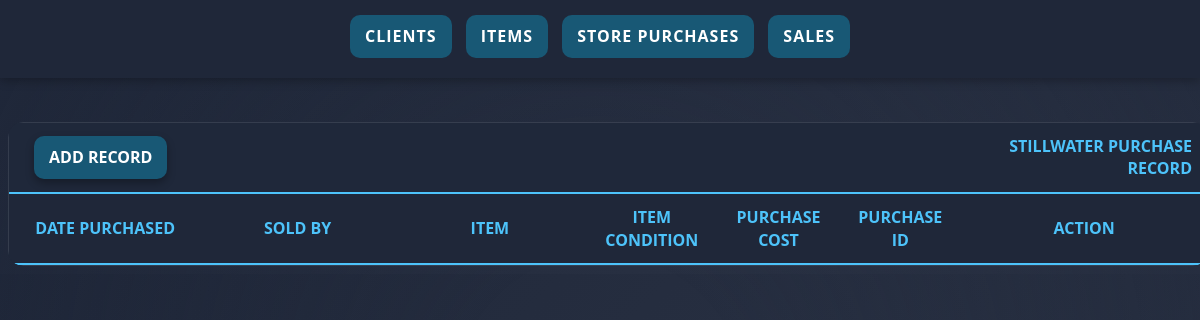
Page /htdocs/pt5_stillwaterDB/purchases.php on the earlier database version.
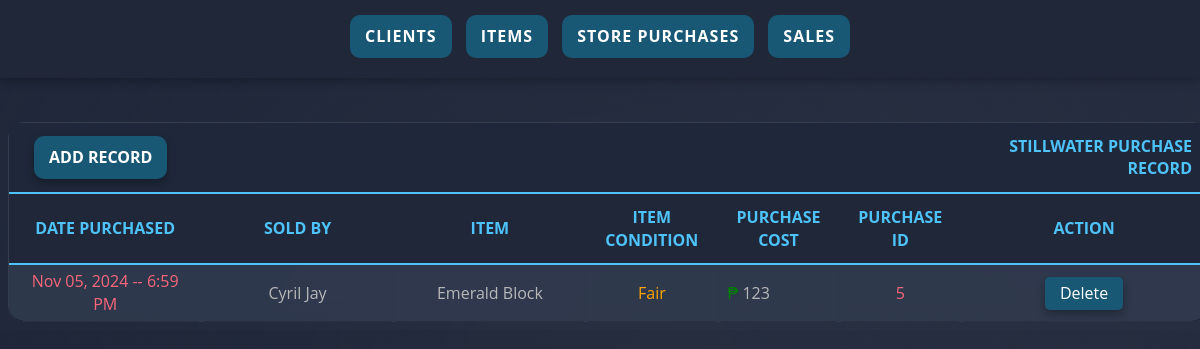
Same page on the later database version.
### tables this page shows
CREATE TABLE `purchases` (
  `purchase_id` bigint(20) unsigned NOT NULL AUTO_INCREMENT,
  `condition_at_purchase` text DEFAULT NULL,
  `p_cost` bigint(20) DEFAULT NULL,
  `p_date` datetime DEFAULT NULL,
  `item_num` int(11) DEFAULT NULL,
  `ClientNumber` bigint(20) unsigned DEFAULT NULL,
  PRIMARY KEY (`purchase_id`),
  KEY `Items_Purchases` (`item_num`),
  KEY `AllClients_Purchases` (`ClientNumber`),
  CONSTRAINT `purchases_ibfk_10` FOREIGN KEY (`ClientNumber`) REFERENCES `allclients` (`ClientNumber`),
  CONSTRAINT `purchases_ibfk_14` FOREIGN KEY (`item_num`) REFERENCES `items` (`item_num`) ON DELETE SET NULL ON UPDATE SET NULL
);

CREATE TABLE `allclients` (
  `ClientNumber` bigint(20) unsigned NOT NULL AUTO_INCREMENT,
  `givenName` varchar(100) DEFAULT NULL,
  `ClientAddress` varchar(255) DEFAULT NULL,
  `lastName` varchar(100) DEFAULT NULL,
  PRIMARY KEY (`ClientNumber`)
);

CREATE TABLE `items` (
  `item_num` int(11) NOT NULL AUTO_INCREMENT,
  `description` text DEFAULT NULL,
  `asking_price` bigint(20) DEFAULT NULL,
  `critiqued_comments` text DEFAULT NULL,
  `condition` text DEFAULT NULL,
  `item_type` text DEFAULT NULL,
  `is_sold` tinyint(1) DEFAULT 0,
  PRIMARY KEY (`item_num`)
);

### htdocs/pt5_stillwaterDB/purchases.php (the view, shortened to what this page needs)
<!DOCTYPE html>
<html lang="en">
<head>
    <link rel="stylesheet" href="css/style.css">
</head>
<body>
    <?php
    include("nav.php");
    include("database.php");
    $sql = "SELECT
            p.p_date,
            p.condition_at_purchase,
            p.p_cost,
            p.purchase_id,
            p.item_num,
            p.ClientNumber,
            i.description AS item_description,
            c.givenName,
            c.lastName
        FROM
            purchases p
        INNER JOIN
            items i ON p.item_num = i.item_num
        INNER JOIN
            allclients c ON p.ClientNumber = c.ClientNumber
        ORDER BY
            p.p_date DESC";
    $query = mysqli_query($conn, $sql);
    ?>
    <br><br><br><br><br>
    <div class="table-wrapper">
    <table class="container">
        <thead>
            <tr>
                <th class="th" colspan="6"><a href="insert_p.php">Add Record</a></th>
                <th align="right">Stillwater Purchase Record</th>
            </tr>
            <tr align="center">
                <th width="150px">Date Purchased</th>
                <th width="150px">Sold by</th>
                <th width="150px">Item</th>
                <th width="50px">Item Condition</th>
                <th width="80px">Purchase Cost</th>
                <th width="80px">Purchase ID</th>
                <th width="200px">Action</th>
            </tr>
        </thead>
        <tbody>
            <?php
            while ($result = mysqli_fetch_assoc($query)) {
                $formatCost = number_format($result['p_cost']);
                $conditionClass = '';
                switch (strtolower($result['condition_at_purchase'])) {
                    case 'fair':
                        $conditionClass = 'condition-fair';
                        break;
                }
                $p_date = !empty($result['p_date']) ? date("M d, Y -- g:i A", strtotime($result['p_date'])) : 'N/A';
            ?>
                <tr align="center">
                    <td><?php echo $p_date; ?></td>
                    <td><?php echo $result['givenName']; ?></td>
                    <td><?php echo $result['item_description']; ?></td>
                    <td class="<?php echo $conditionClass; ?>"><?php echo $result['condition_at_purchase']; ?></td>
                    <td align="left"><span style="color: green;">₱ </span><?php echo $formatCost; ?></td>
                    <td style="color: #FB667A;"><?php echo $result['purchase_id']; ?></td>
                    <td class="td">
                        <a href='purchases.php?action=delete&purchase_id=<?php echo $result["purchase_id"]; ?>' onclick="return confirm('Are you sure you want to delete this record?');">Delete</a>
                    </td>
                </tr>
            <?php
            }
            ?>
        </tbody>
    </table>
    </div>
</body>
</html>

Differences in the rows shown:
added purchases: p_date "Nov 05, 2024 -- 6:59 PM", ClientNumber.givenName "Cyril Jay", item_num.description "Emerald Block", condition_at_purchase "Fair", p_cost "123", purchase_id "5"
